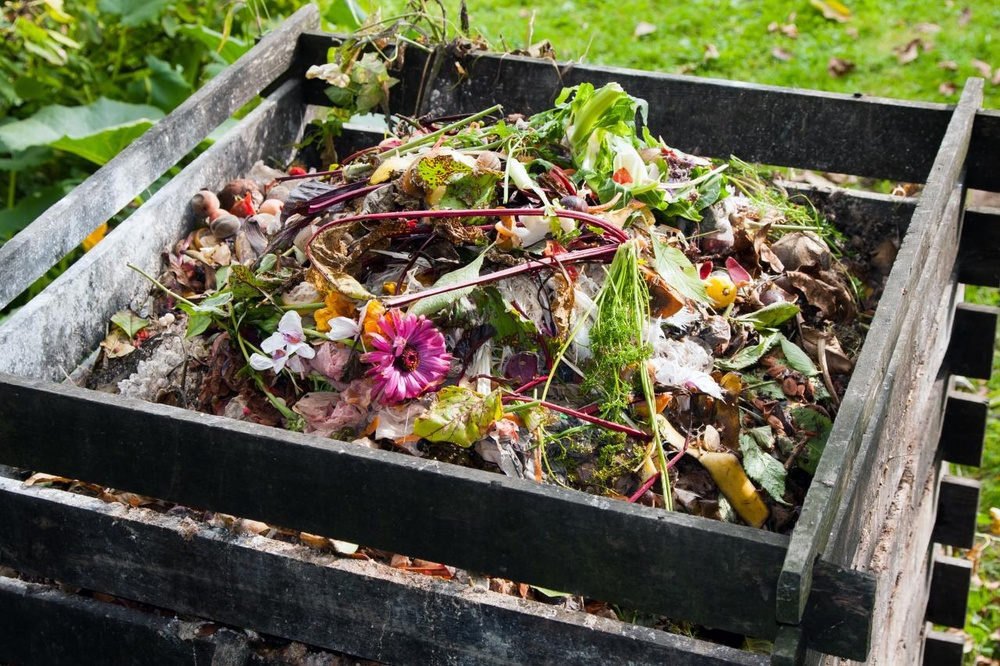
#> input picture 1525464414199.jpeg, 1000 x 666 px, shrunk from 1280 x 853 before the run
$ jupyter execute Task3.ipynb
#> lines starting #> are read from the running program, lines starting #| are printed output that depends on the picture
# We will convert an image to a pencil sketch

[cell 1]
import cv2
import numpy as np
import matplotlib.pyplot as plt
import seaborn as sns
import pandas as pd
import sys
import os

[cell 2]
img = cv2.imread('1525464414199.jpeg')
#> img is the input picture: shape (666, 1000, 3); mean B, G, R 76, 100.6, 102

[cell 3]
plt.imshow(cv2.cvtColor(img, cv2.COLOR_BGR2RGB))
plt.title("ORIGINAL IMAGE")
plt.show()

[cell 4]
g_img=cv2.cvtColor(img,cv2.COLOR_BGR2GRAY)
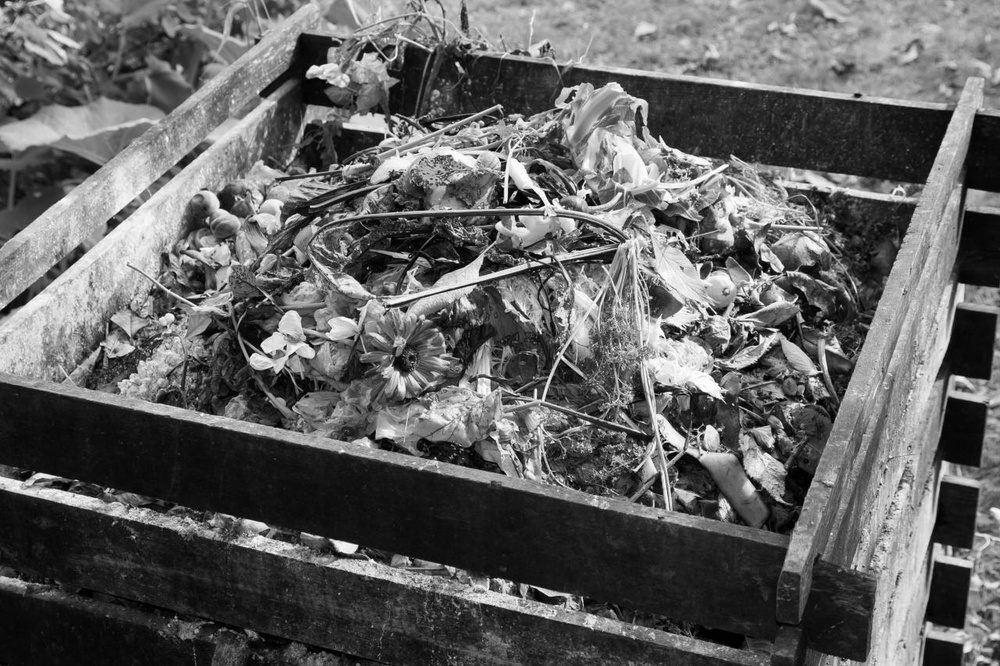
#> g_img: shape (666, 1000); min 0, max 255, mean 98.2
plt.imshow(cv2.cvtColor(g_img, cv2.COLOR_BGR2RGB))
plt.title("GRAYSCALE IMAGE")
plt.show()

[cell 5]
invert=cv2.bitwise_not(g_img)
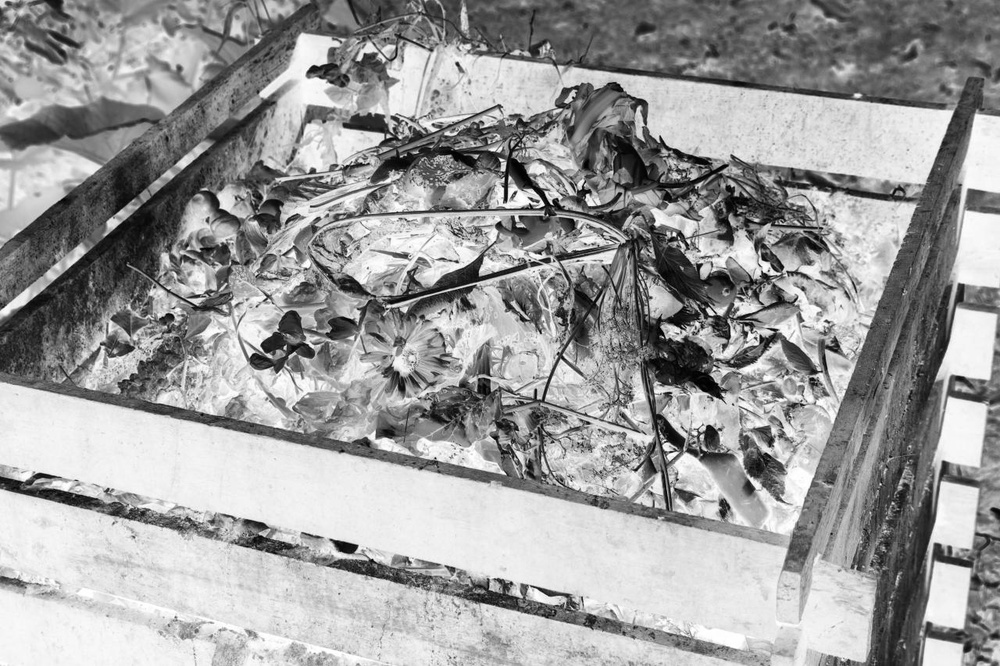
#> invert: shape (666, 1000); min 0, max 255, mean 156.8
plt.imshow(cv2.cvtColor(invert, cv2.COLOR_BGR2RGB))
plt.title("NEGATIVE IMAGE")
plt.show()

[cell 6]
blur=cv2.GaussianBlur(invert, (31,31), 0)
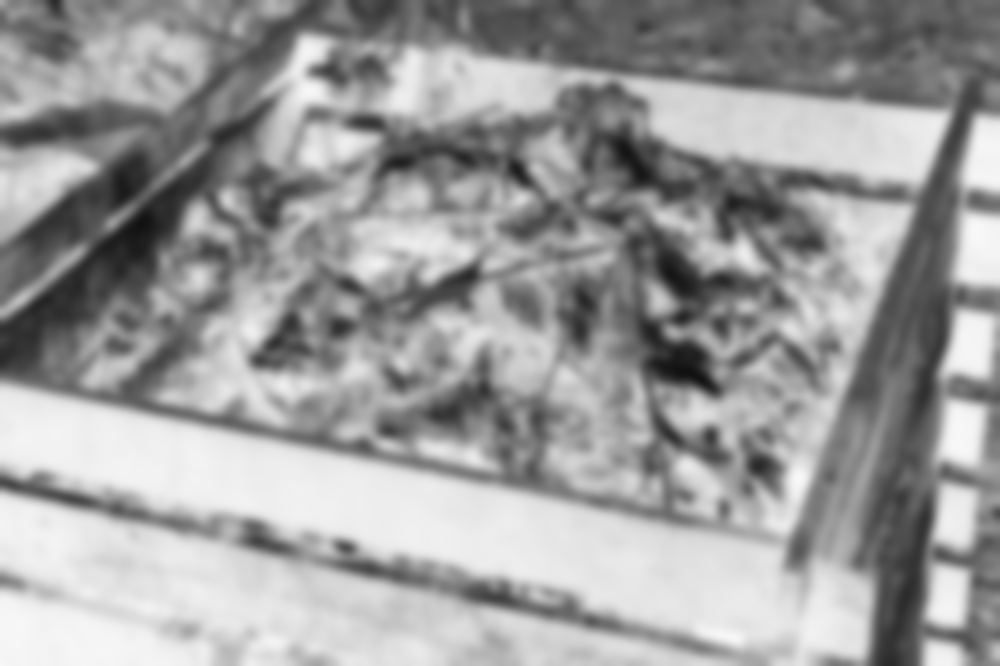
#> blur: shape (666, 1000); min 17, max 248, mean 156.8
inv_blur=cv2.bitwise_not(blur)
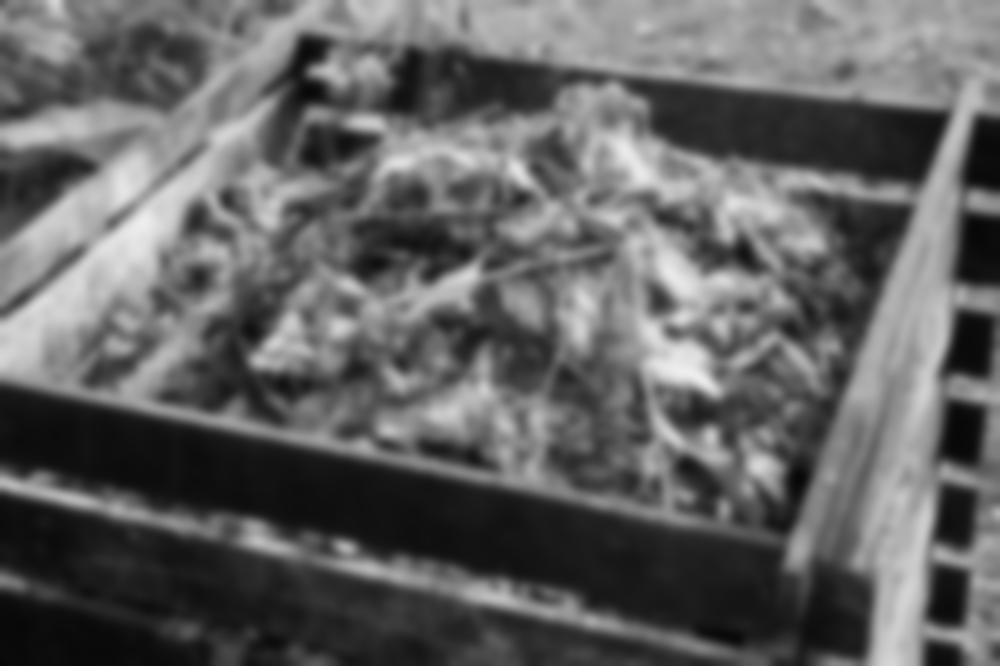
#> inv_blur: shape (666, 1000); min 7, max 238, mean 98.2
sketch=cv2.divide(g_img,inv_blur, scale=256.0)
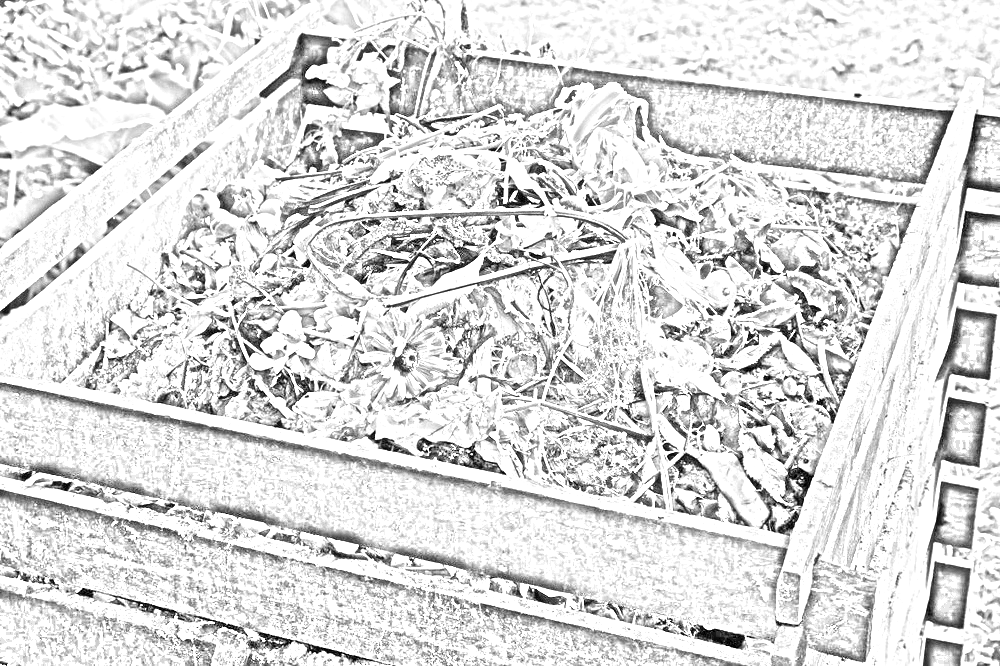
#> sketch: shape (666, 1000); min 0, max 255, mean 218.8
plt.imshow(cv2.cvtColor(sketch, cv2.COLOR_BGR2RGB))
plt.title("PENCIL SKETCH")
plt.show()
